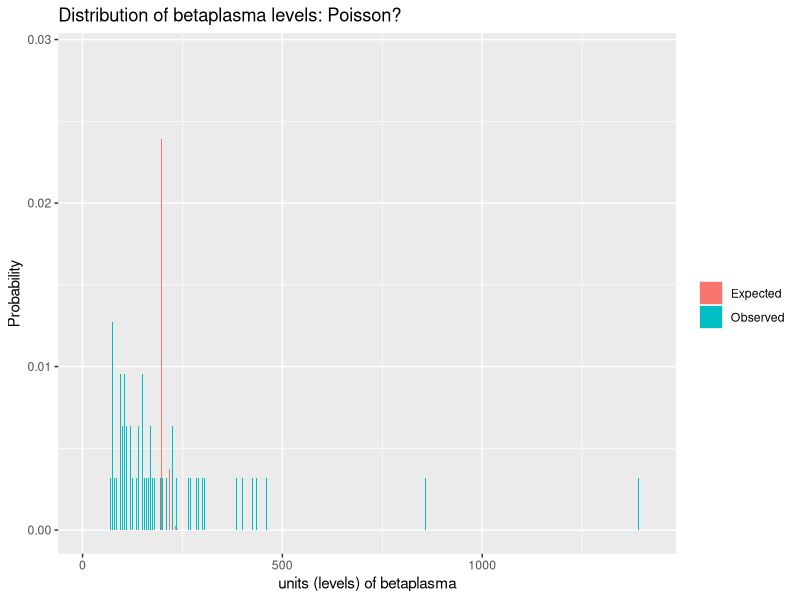
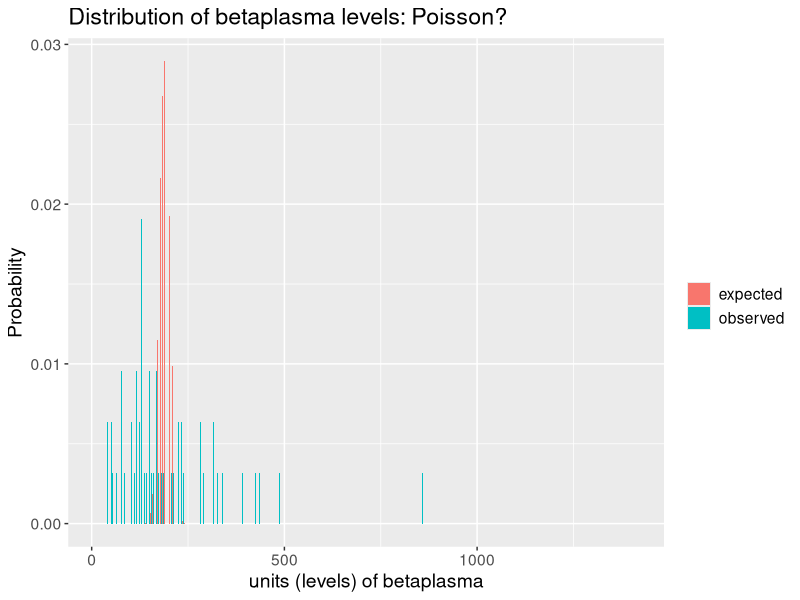
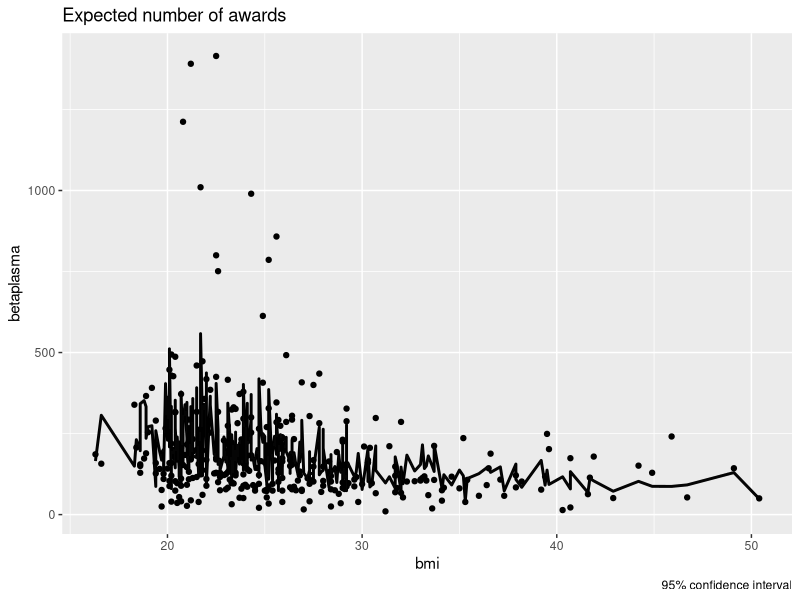
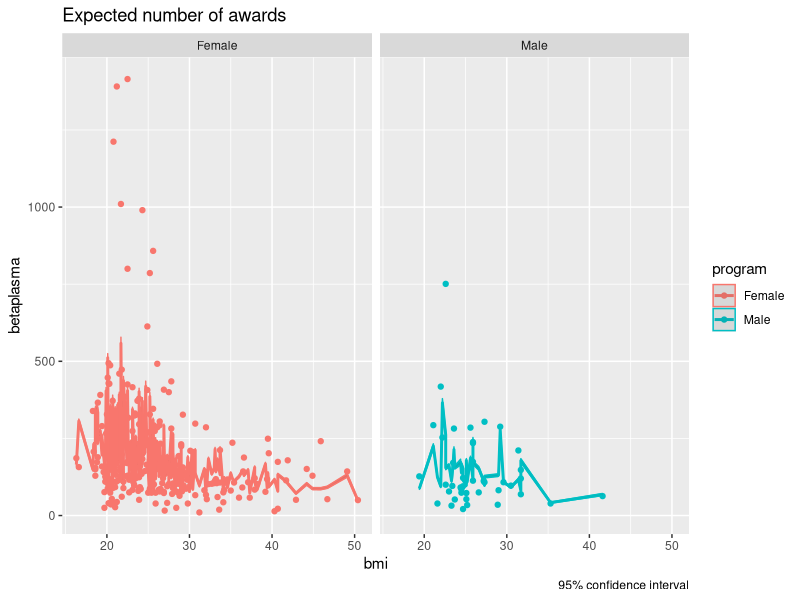
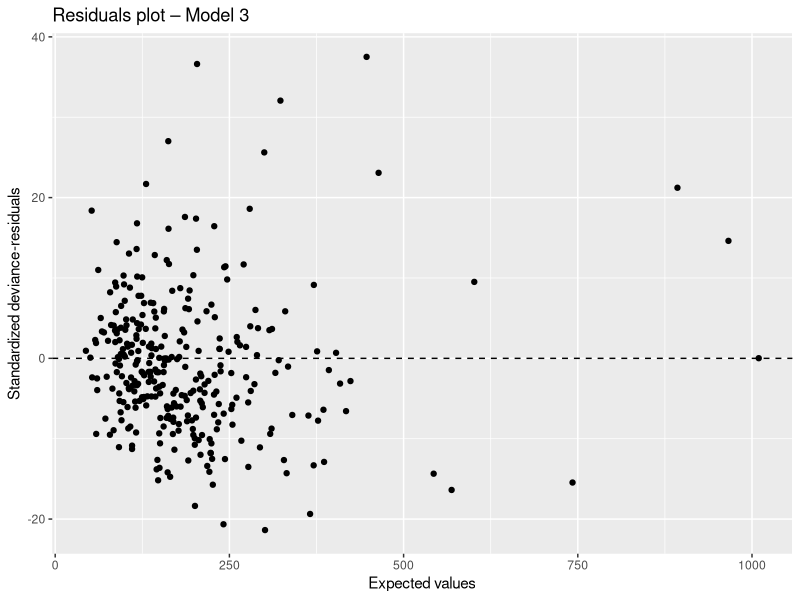
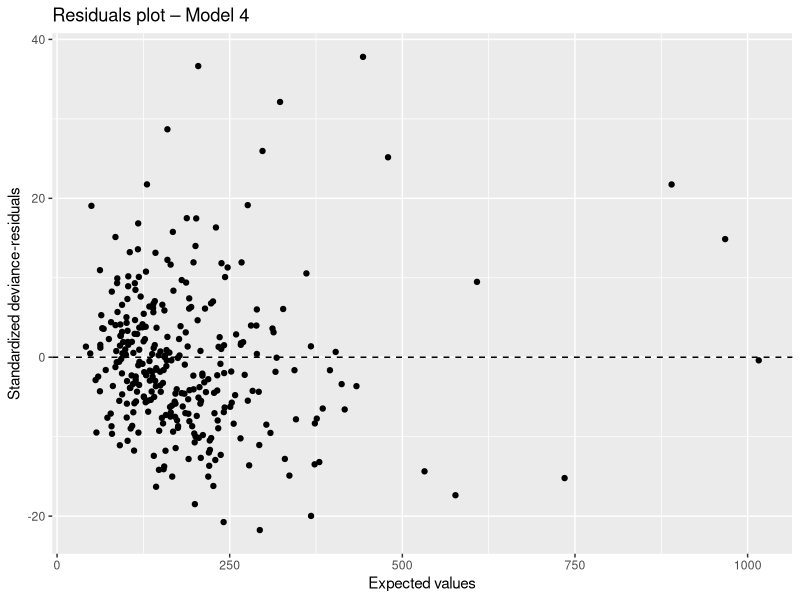
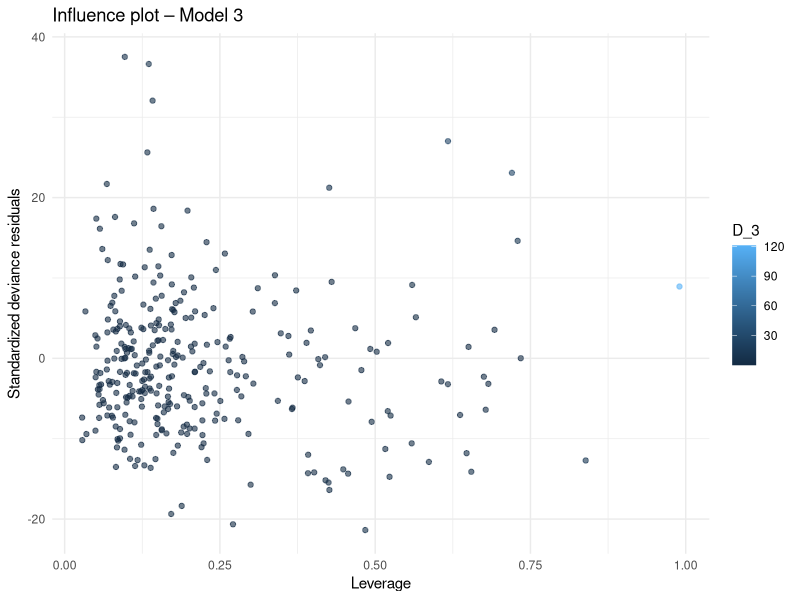
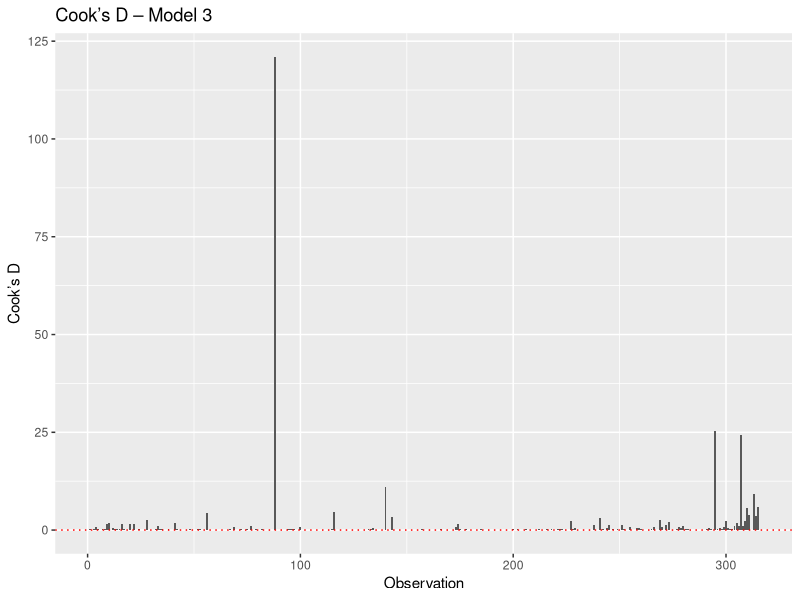

These figures' R source, in order: (Note: this script raises an error after producing the figures.)
library(readxl)
library(tidyverse)
library(car)
library(ggplot2)
library(dplyr)
library(tidyr)
library(knitr)
library(MASS)
data <- read_excel("Data/carotene.xlsx")
summary(data)

#Betaplasma är count variabel, units av betaplasma är poisson fördelat och 
# och vi modeller de med våra kovariater

#Factors 
data <- data %>%
  mutate(smokstat = factor(smokstat,
                           levels = c(1, 2, 3),
                           labels = c("Never", "Former", "Current")))

data <- data %>%
  mutate(sex = factor(sex,
                      levels = c(1, 2),
                      labels = c("Male", "Female")))
# Set baseline
data$sex <- relevel(data$sex, ref = "Female")

data <- data %>%
  mutate(vituse = factor(vituse,
                         levels = c(1, 2, 3),
                         labels = c("Often", "Rarely", "Never")))

# Set baseline
data$vituse <- relevel(data$vituse, ref = "Never")



################## Start of Poisson ##########################

#Frequency table over betaplasma levels
data |> count(betaplasma) -> betaplasma_table
betaplasma_table


#Add proportions of observed levels
betaplasma_table |> mutate(observed = n/sum(n)) -> betaplasma_table
betaplasma_table


# Average
mu <- mean(data$betaplasma)
mu 
# => 189.9238

# Variance
var(data$betaplasma)
# => 33477.52 

# NOTICE! Poisson is not ideal since mu != var

# Expected frequencies
betaplasma_table |> 
  mutate(expected = dpois(betaplasma, mu)) -> betaplasma_table
betaplasma_table

#Plot expected and observed
ggplot(betaplasma_table) +
  geom_col(aes(x = betaplasma + 0.2, y = observed, fill = "Observed"), 
           width = 0.4) +
  geom_col(aes(x = betaplasma - 0.2, y = expected, fill = "Expected"), 
           width = 0.4) +
  labs(y = "Probability", x = "units (levels) of betaplasma", fill = "",
       title = "Distribution of betaplasma levels: Poisson?") 

##############################################################################
#Alternative way?
#In the example they get the same plot - but I get a different result. 
#Don't know why...
pivot_longer(betaplasma_table, cols = c("observed", "expected"), 
             values_to = "Proportion", 
             names_to = "variable") -> betaplasma_long
betaplasma_long

ggplot(betaplasma_long, aes(x = betaplasma, y = Proportion, fill = variable)) +
  geom_col(position = "dodge") +
  labs(y = "Probability", x = "units (levels) of betaplasma", fill = "",
       title = "Distribution of betaplasma levels: Poisson?") +
  theme(text = element_text(size = 14))
###########################################################################

#Mean and variance by program
data |> summarise(mu = mean(betaplasma),
                   s2 = var(betaplasma))

#Model testing
  #-> Only main terms, without calories - refer to project 1 and 2. 
model <- glm(betaplasma ~ bmi + age + fat + cholesterol + fiber + 
               alcohol + betadiet + smokstat + sex + vituse, family = "poisson", data = data)
summary(model)

#Rate ratios and confidence intervals
beta <- model$coefficients
RR <- exp(beta)
ci_beta = confint(model)
ci_RR = exp(ci_beta)

cbind(beta = beta, ci_beta, RR = RR, ci_RR) |> round(digits = 2)

#Estimated mean with c.i.
data_pred <- cbind(
  data,
  xb = predict(model, se.fit = TRUE))
data_pred |> mutate(
  xb.residual.scale = NULL,
  xb.lwr = xb.fit - 1.96*xb.se.fit,
  xb.upr = xb.fit + 1.96*xb.se.fit,
  muhat = exp(xb.fit),
  mu.lwr = exp(xb.lwr),
  mu.upr = exp(xb.upr)) -> data_pred

glimpse(data_pred)

#Plot estimated mean with its c.i. - don't know if this serves a purpose here -
#since there are many varibles to plot against. 

#For example against bmi
ggplot(data_pred, aes(bmi, betaplasma)) +
  geom_point() +
  geom_line(aes(y = muhat), linewidth = 1) +
  geom_ribbon(aes(ymin = mu.lwr, ymax = mu.upr), alpha = 0.1) +
  labs(title = "Expected number of awards",
       caption = "95% confidence interval",
       color = "program")

#Or against bmi but for different genders
ggplot(data_pred, aes(bmi, betaplasma, color = sex)) +
  geom_point() +
  geom_line(aes(y = muhat), linewidth = 1) +
  geom_ribbon(aes(ymin = mu.lwr, ymax = mu.upr), alpha = 0.1) +
  labs(title = "Expected number of awards",
       caption = "95% confidence interval",
       color = "program") +
  facet_wrap(~ sex)





#MODELS (OBS all excl calories)
###############################################################################

#Model 1. Null Model
Model_1 <- glm(betaplasma ~ 1, family = "poisson", data = data)

#Model 2. Full model = Main terms (10) + interaction (66), total 76 variables (+ 1 if coeffiecients bcz of intercept)
Model_2 <- glm(betaplasma ~ (bmi + age + fat + cholesterol + fiber + 
                                 alcohol + betadiet + smokstat + sex + vituse)^2,
               family = "poisson", data = data)

#Model 3. Backward Elimination, start from the full model 
Model_3 <- step(Model_2,
                      direction = "backward",
                      scope = list(lower = formula(Model_1),
                      upper = formula(Model_2)),
                      k = log(nobs(Model_1)))

log(nrow(data)) == log(nobs(Model_1))

#Model 4. Forward Selection, start from the null model 
Model_4 <- step(Model_1,
                direction = "forward",
                scope = list(lower = formula(Model_1),
                             upper = formula(Model_2)),
                k = log(nobs(Model_1)))

#Model 5. Stepwise regression from model 3
Model_5 <- step(Model_3,
                direction = "both",
                scope = list(lower = formula(Model_1),
                upper = formula(Model_2)),
                k = log(nobs(Model_3)))

#Model 6. Stepwise regression from model 4
Model_6 <- step(Model_4,
                direction = "both",
                scope = list(lower = formula(Model_1),
                upper = formula(Model_2)),
                k = log(nobs(Model_4)))

############ OBS KODTEST #######################################################
#Här testade jag så jag använder selektionsmetoderna rätt genom att switcha till
#negativ bionomial fördelning och jag får då små modeller. 
model_test <- glm.nb(betaplasma ~ (bmi + age + fat + cholesterol + fiber + 
                                     alcohol + betadiet + smokstat + sex + vituse)^2,
                     data = data)
model_test_null <- glm.nb(betaplasma ~ 1,
                          data = data)
model_test_backward <- step(model_test,
                direction = "backward",
                scope = list(lower = formula(model_test_null),
                             upper = formula(model_test)),
                k = log(nobs(model_test_null)),
                trace = 1)

#RESULT:
#Step:  AIC=3818.4
#betaplasma ~ bmi + cholesterol + betadiet + vituse

# Df Deviance    AIC
#<none>             335.50 3818.4
#- cholesterol  1   346.78 3823.9
#- betadiet     1   354.98 3832.1
#- vituse       2   360.95 3832.3
#- bmi          1   363.32 3840.5
################################################################################



#See if we can reduce vituse - the categorical variable, into two categories:
#------------------------------------------------------------------------------

# Transform three levels to two, but assigning vituse category "Never" into "Never" 
# and if the category is not "Never" it's assigned into "Used". 
new_data <- data
new_data$vituseReduced <- ifelse(new_data$vituse == "Never", "Never", "Used")
new_data$vituseReduced <- factor(new_data$vituseReduced)
#Then we create a new model, based on this two-factor collapsed version (reduced):
Model_5_Reduced <- glm(betaplasma ~ bmi + age + fat + cholesterol + fiber + alcohol + 
                                       betadiet + smokstat + sex + vituseReduced + bmi:fat + bmi:cholesterol + 
                                       bmi:fiber + bmi:alcohol + bmi:betadiet + bmi:smokstat + bmi:sex + 
                                       bmi:vituseReduced + age:fat + age:cholesterol + age:fiber + age:betadiet + 
                                       age:smokstat + age:vituseReduced + fat:cholesterol + fat:alcohol + 
                                       fat:betadiet + fat:smokstat + fat:sex + fat:vituseReduced + cholesterol:fiber + 
                                       cholesterol:alcohol + cholesterol:betadiet + cholesterol:smokstat + 
                                       fiber:alcohol + fiber:betadiet + fiber:smokstat + fiber:sex + 
                                       fiber:vituseReduced + alcohol:betadiet + alcohol:smokstat + alcohol:sex + 
                                       alcohol:vituseReduced + betadiet:vituseReduced + smokstat:sex + smokstat:vituseReduced + 
                                       sex:vituseReduced,
                        family = "poisson", data = new_data)
#Save variables
sum_1 <- summary(Model_5)
sum_2 <- summary(Model_5_Reduced)
deviance_1 <- sum_1$deviance
deviance_2 <- sum_2$deviance
df_1 <- sum_1$df.residual
df_2 <- sum_2$df.residual

#Calculate differences
D_diff <- deviance_2 - deviance_1
df_diff <- df_2 - df_1
chi2_alpha <- qchisq(p = 1 - 0.05, df = df_diff)
Pvalue <- pchisq(q = D_diff, df = df_diff, lower.tail = FALSE)

#I create a table and remove the vertical title using rownames, just to clean it up! 
table_1e <- cbind(D_diff, df_diff, chi2_alpha, Pvalue)
rownames(table_1e) <- c(" ")
table_1e

# 1. Name of test: Partial likelihood ratio test 
# 2. Null Hypothesis, H_0: Beta_often = Beta_Rarely. In words, that the model with 
#    one dummy variable Beta_Used is enough. 
# 3. The value of the test statistic is D = 2543.28
# 4. The distribution is Chi-squared
# 5. The P-value is P = 0
# 6. The conclusion is to with great certainty reject H_0 since D_diff >> Chi2_alpha, 
# and since Pvalue < 0.05.

#CONCLUSION: Keep the original model_5 and throw away model_5_reduced. 



#BIC AND AIC 
df1 <- data.frame(variable = names(Model_1$coefficients),
                  b_model1 = Model_1$coefficients, row.names = NULL)
df2 <- data.frame(variable = names(Model_2$coefficients),
                  b_model2 = Model_2$coefficients, row.names = NULL)
df3 <- data.frame(variable = names(Model_3$coefficients),
                  b_model3 = Model_3$coefficients, row.names = NULL)
df4 <- data.frame(variable = names(Model_4$coefficients),
                  b_model4 = Model_4$coefficients, row.names = NULL)
df5 <- data.frame(variable = names(Model_5$coefficients),
                  b_model5 = Model_5$coefficients, row.names = NULL)
df6 <- data.frame(variable = names(Model_6$coefficients),
                  b_model6 = Model_6$coefficients, row.names = NULL)
All_Models <- full_join(df1, df2) |> full_join(df3) |> full_join(df4) |> full_join(df5) |> full_join(df6)

#Writes a table:
table_3b <- kable(All_Models, caption = "Table 3(b): Estimated β-parameters in each of the six models")
table_3b
#Exported to excel:
#write.csv(All_Models, "Table_3b_ny.csv", row.names = FALSE)

# Calculate McFadden’s adjusted pseudo R2, AIC and BIC for all models from Table.3(b), 
# and indicate which model is best, according to each of these criteria.

aic <- AIC(Model_1, Model_2, Model_3, Model_4, Model_5, Model_6)
bic <- BIC(Model_1, Model_2, Model_3, Model_4, Model_5, Model_6)

#Create dataframe for the AIC- and BIC
collect.AICetc <- data.frame(aic, bic, D = c(Model_1$deviance, Model_2$deviance, Model_3$deviance, Model_4$deviance, Model_5$deviance, Model_6$deviance)) 

#Remove unnecessary df.1 column
collect.AICetc |> mutate(df.1 = NULL, D0 = Model_1$deviance,
                         p = df - 1) -> collect.AICetc

#Calculate Psuedo R & McFadden's adjusted psuedo R2
collect.AICetc |> mutate(
  pseudoR2 = 1 - D/D0,
  pseudoR2adj = 1 - (D + p)/D0) -> collect.AICetc

#Show result
collect.AICetc

#Model with best (lowest) AIC: Model_4 (Forward Selection)
#Model with best (lowest) BIC: Either Model_3, 5 or 6 - they appear the same
#( Model with best (highest) R^2_adj: Model_2 )


# Leverage 
data_pred |> mutate(v_3 = hatvalues(Model_3)) -> data_pred
data_pred |> mutate(v_4 = hatvalues(Model_4)) -> data_pred

#Standardized deviance residuals
data_infl_3 <- influence(Model_3)
data_infl_4 <- influence(Model_4)
#These gives deviance and pearson residuals!
#Extract deviance residuals and standardize 
data_pred |> mutate(devres_3 = data_infl_3$dev.res,
                     std.devres_3 = devres_3/sqrt(1 - v_3),
                    devres_4 = data_infl_4$dev.res,
                    std.devres_4 = devres_4/sqrt(1 - v_4)) -> data_pred

#Cooks D
data_pred |> mutate(D_3 = cooks.distance(Model_3)) -> data_pred
data_pred |> mutate(D_4 = cooks.distance(Model_4)) -> data_pred




# Standardiserade residualer mot förväntat värde, dvs µ^hat

ggplot(data_pred, aes(x = fitted(Model_3), y = std.devres_3)) +
  geom_point() +
  geom_hline(yintercept = 0, linetype = "dashed") +
  labs(x = "Expected values", y = "Standardized deviance-residuals",
       title = "Residuals plot – Model 3")

ggplot(data_pred, aes(x = fitted(Model_4), y = std.devres_4)) +
  geom_point() +
  geom_hline(yintercept = 0, linetype = "dashed") +
  labs(x = "Expected values", y = "Standardized deviance-residuals",
       title = "Residuals plot – Model 4")

# Leverage mot standardiserade residualer, färg enligt cooks D

ggplot(data_pred, aes(x = v_3, y = std.devres_3, color = D_3)) +
  geom_point(alpha = 0.6) +
  scale_size_continuous(name = "Cook’s D") +
  labs(x = "Leverage", y = "Standardized deviance residuals",
       title = "Influence plot – Model 3") +
  theme_minimal()

#Cooks D

ggplot(data_pred, aes(x = 1:nrow(data_pred), y = D_3)) +
  geom_bar(stat = "identity") +
  labs(x = "Observation", y = "Cook’s D", title = "Cook’s D – Model 3") +
  geom_hline(yintercept = 4/nrow(data_pred), linetype = "dotted", color = "red")




##################################

# HYPOTHESIS TESTING

##################################

D_diff_3 <- Model_3$null.deviance - Model_3$deviance
D_diff_4 <- Model_4$null.deviance - Model_4$deviance

df_diff_3 <- Model_3$df.null - Model_3$df.residual
df_diff_4 <- Model_4$df.null - Model_4$df.residual

chi2_alpha_3 <- qchisq(p = 1 - 0.05, df = df_diff_3)
chi2_alpha_4 <- qchisq(p = 1 - 0.05, df = df_diff_4)
Pvalue_3 <- pchisq(q = D_diff_3, df = df_diff_3, lower.tail = FALSE)
Pvalue_4 <- pchisq(q = D_diff_4, df = df_diff_4, lower.tail = FALSE)

#I create a table and remove the vertical title using rownames, just to clean it up! 
table_3 <- cbind(D_diff_3, df_diff_3, chi2_alpha_3, Pvalue_3)
table_4 <- cbind(D_diff_4, df_diff_4, chi2_alpha_4, Pvalue_4)
rownames(table_3) <- c(" ")
rownames(table_4) <- c(" ")
table_3
table_4

#RESULT:
#> table_3
#D_diff_3 df_diff_3 chi2_alpha_3 Pvalue_3
#18505.63        66     85.96491        0
#> table_4
#D_diff_4 df_diff_4 chi2_alpha_4 Pvalue_4
#18530.88        73     93.94534        0





















#------------------------------------------------------------------------------
# Calculate the standardized deviance residuals for the model with the best AIC 
# and the model with the best BIC, from 3(c). 





# Standardized residuals for respective model 
res_Model_3 <- rstandard(Model_3, type = "deviance")
res_Model_4 <- rstandard(Model_4, type = "deviance")

#Linear predictor
lp_Model_3 <- predict(Model_3, type = "link")
lp_Model_4 <- predict(Model_4, type = "link")




# Task:
# Plot the standardized deviance residuals, with suitable reference lines, 
# against the linear predictors for each of the two models. Also make QQ-plots 
# for the residuals. Discuss which of the models has the best behaved residuals


#UPDATED: Second try for plot 1 in order to get color-coded 

#Plot 1:
Model_5_infl <- influence(Stepwise_From_Backward)
Model_6_infl <- influence(Stepwise_From_Forward_Reduced)

data_pred <- cbind(data,
                   xbeta5 = predict(Stepwise_From_Backward),
                   xbeta6 = predict(Stepwise_From_Forward_Reduced),
                   v5 = Model_5_infl$hat,
                   v6 = Model_6_infl$hat)


data_pred |> mutate(devresid5 = Model_5_infl$dev.res,
                    stddevresid5 = devresid5/sqrt(1 - v5)) -> data_pred
data_pred |> mutate(devresid6 = Model_6_infl$dev.res,
                    stddevresid6 = devresid6/sqrt(1 - v6)) -> data_pred

ggplot(data_pred, aes(x = xbeta5, 
                      y = stddevresid5, 
                      color = as.factor(lowplasma_01))) +
  geom_point() +
  geom_hline(yintercept = c(-3, -2, 0, 2, 3), 
             linetype = c("dotted", "dashed", "solid", "dashed", "dotted"),
             linewidth = 1) +
  labs(title = "Standardized deviance residuals vs linear predictor",
       x = "Linear predictor, xb", y = "Standardized deviance residuals, devstd",
       color = "Y")

ggplot(data_pred, aes(x = xbeta6, 
                      y = stddevresid6, 
                      color = as.factor(lowplasma_01))) +
  geom_point() +
  geom_hline(yintercept = c(-3, -2, 0, 2, 3), 
             linetype = c("dotted", "dashed", "solid", "dashed", "dotted"),
             linewidth = 1) +
  labs(title = "Standardized deviance residuals vs linear predictor",
       x = "Linear predictor, xb", y = "Standardized deviance residuals, devstd",
       color = "Y")
